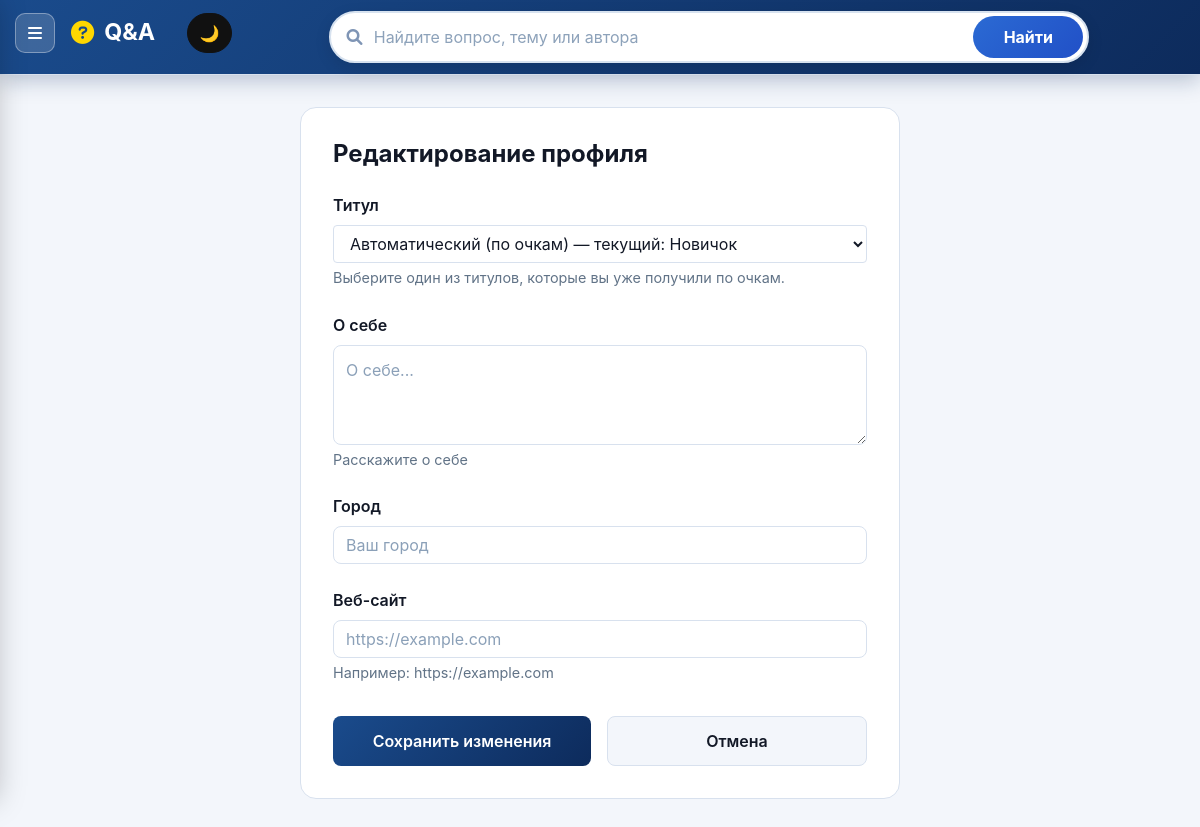
/questions/profile/edit/ (signed in), run on an earlier commit of the app's database.
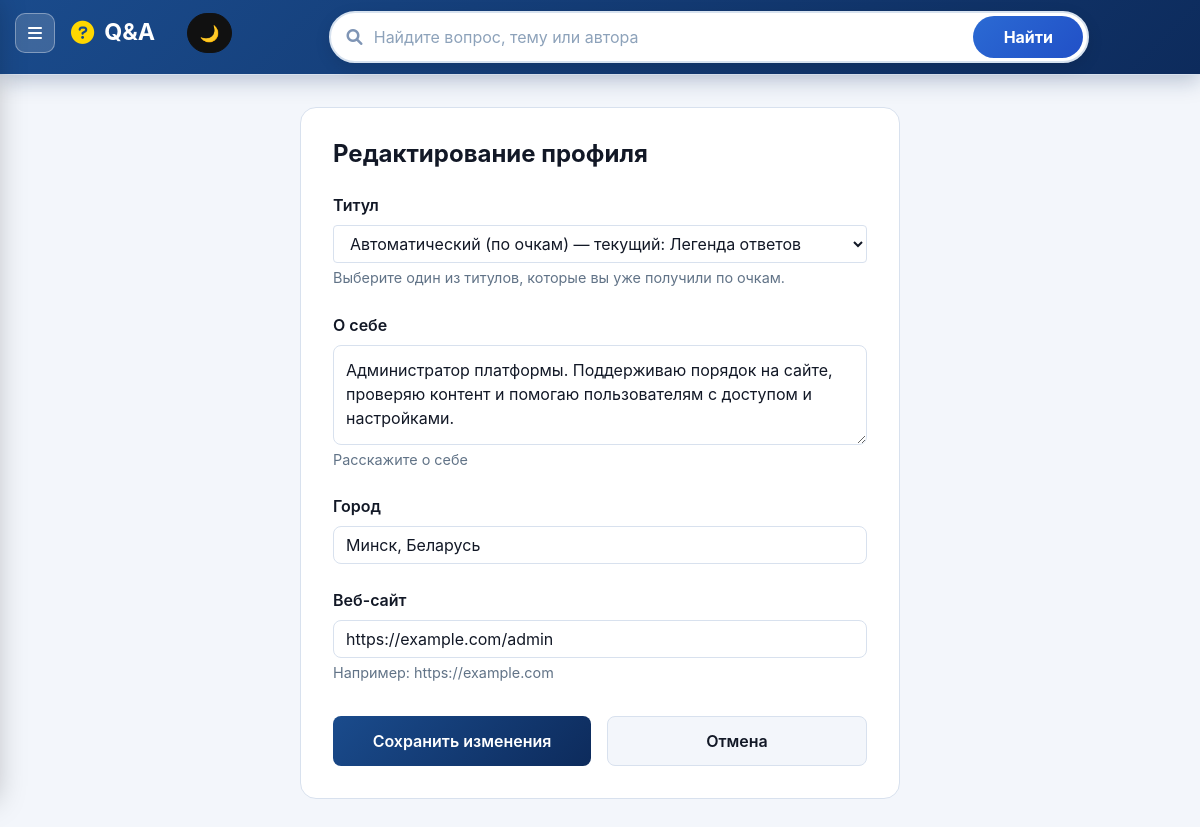
And on a later commit of the database.
### questions/models.py (models this page shows, shortened)
class Profile(models.Model):
    user = models.OneToOneField(User, on_delete=models.CASCADE)
    bio = models.TextField(blank=True)
    location = models.CharField(max_length=100, blank=True)
    website = models.URLField(blank=True)
    chosen_title = models.CharField(max_length=100, blank=True, null=True, help_text='Выбранный титул из ранее полученных')
    def get_score(self):
        answers = self.user.answers
        answer_count = answers.count()
        accepted_count = answers.filter(question__accepted_answer_id=F('id')).count()
        bad_count = answers.filter(is_bad=True).count()
        score = answer_count + accepted_count * 10 - bad_count * 2
        return max(score, 0)
    def get_title(self):
        if self.chosen_title:
            return self.chosen_title
        score = self.get_score()
        if score >= 100:
            return 'Легенда ответов'
        if score >= 50:
            return 'Гуру помощи'
        if score >= 25:
            return 'Эксперт'
        if score >= 10:
            return 'Знаток'
        if score >= 1:
            return 'Новичок'
        return 'Начинающий'
    @classmethod
    def get_or_create(cls, user):
        return cls.objects.get_or_create(user=user)
    objects = models.Manager()

### questions/views.py (the view)
# urls.py: path('profile/edit/', edit_profile, name='edit_profile'),
@login_required
def edit_profile(request):
    profile, created = Profile.get_or_create(request.user)
    profile_score = profile.get_score()
    thresholds = [
        (0, 'Начинающий'),
        (1, 'Новичок'),
        (10, 'Знаток'),
        (25, 'Эксперт'),
        (50, 'Гуру помощи'),
        (100, 'Легенда ответов'),
    ]
    earned_titles = [t for thr, t in thresholds if profile_score >= thr]
    if request.method == 'POST':
        form = ProfileForm(request.POST, instance=profile)
        if form.is_valid():
            form.save()
            chosen = request.POST.get('chosen_title', '')
            profile.chosen_title = chosen or None
            profile.save(update_fields=['chosen_title'])
            messages.success(request, 'Профиль успешно обновлён')
            return redirect('profile', username=request.user.username)
    else:
        form = ProfileForm(instance=profile)
    score_title = profile.get_title()
    context = {
        'form': form,
        'profile': profile,
        'earned_titles': earned_titles,
        'selected_title': profile.chosen_title or '',
        'profile_score': profile_score,
        'score_title': score_title,
    }
    return render(request, 'questions/edit_profile.html', context)

### questions/forms.py
class ProfileForm(forms.ModelForm):
    class Meta:
        model = Profile
        fields = ['bio', 'location', 'website']
        widgets = {
            'bio': forms.Textarea(attrs={'placeholder': 'О себе...', 'rows': 3, 'class': 'form-control'}),
            'location': forms.TextInput(attrs={'placeholder': 'Ваш город', 'class': 'form-control'}),
            'website': forms.URLInput(attrs={'placeholder': 'https://example.com', 'class': 'form-control'}),
        }

### questions/context_processors.py (called while the page is built)
def search_query(request):
    return {"search_query": request.GET.get("q", "").strip()}

### questions/templates/questions/edit_profile.html (shortened to what this page needs)
{% extends "base.html" %}
{% block content %}
<div class="edit-profile-container">
    <div class="edit-profile-card">
        <h1 class="form-title">Редактирование профиля</h1>
        <form method="POST">
            <div class="form-group">
                <label for="chosen_title">Титул</label>
                <select name="chosen_title" id="chosen_title" class="form-control">
                    <option value="">Автоматический (по очкам) — текущий: {{ score_title }}</option>
                </select>
                <div class="form-help">Выберите один из титулов, которые вы уже получили по очкам.</div>
            </div>
            <div class="form-group">
                <label for="{{ form.bio.id_for_label }}">О себе</label>
                {{ form.bio }}
                <div class="form-help">Расскажите о себе</div>
            </div>
            <div class="form-group">
                <label for="{{ form.location.id_for_label }}">Город</label>
                {{ form.location }}
            </div>
            <div class="form-group">
                <label for="{{ form.website.id_for_label }}">Веб-сайт</label>
                {{ form.website }}
                <div class="form-help">Например: https://example.com</div>
            </div>
            <div class="form-actions">
                <button type="submit" class="btn-save">Сохранить изменения</button>
                <a href="{% url 'profile' request.user.username %}" class="btn-cancel">Отмена</a>
            </div>
        </form>
    </div>
</div>
{% endblock %}

What changed in the data, as far as the page shows it:
changed Profile: bio (not shown) → "Администратор платформы. Поддерживаю порядок на сайте, проверяю контент и помогаю пользователям с доступом и настройками."; location (not shown) → "Минск, Беларусь"; website (not shown) → "https://example.com/admin"
Also different on the page:
form field chosen_title: "Автоматический (по очкам) — текущий: Новичок" → "Автоматический (по очкам) — текущий: Легенда ответов"
